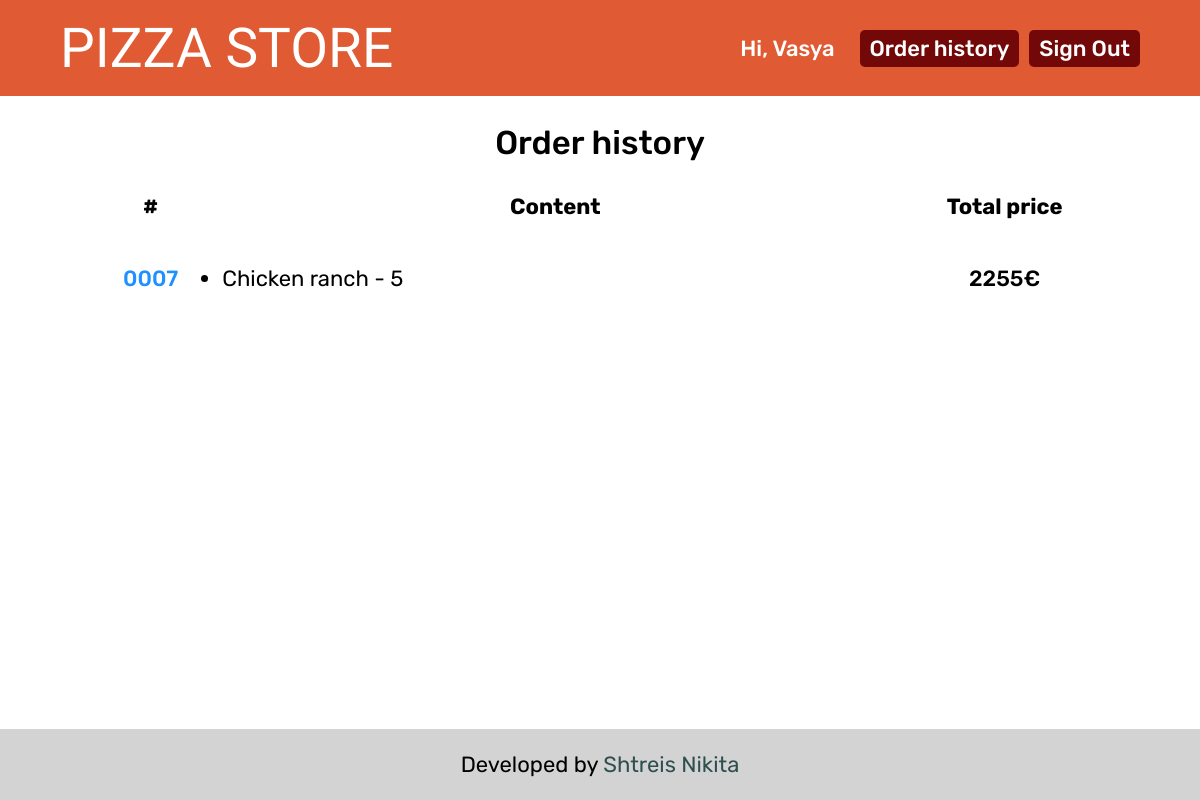
The app's page /orders (signed in), older data.
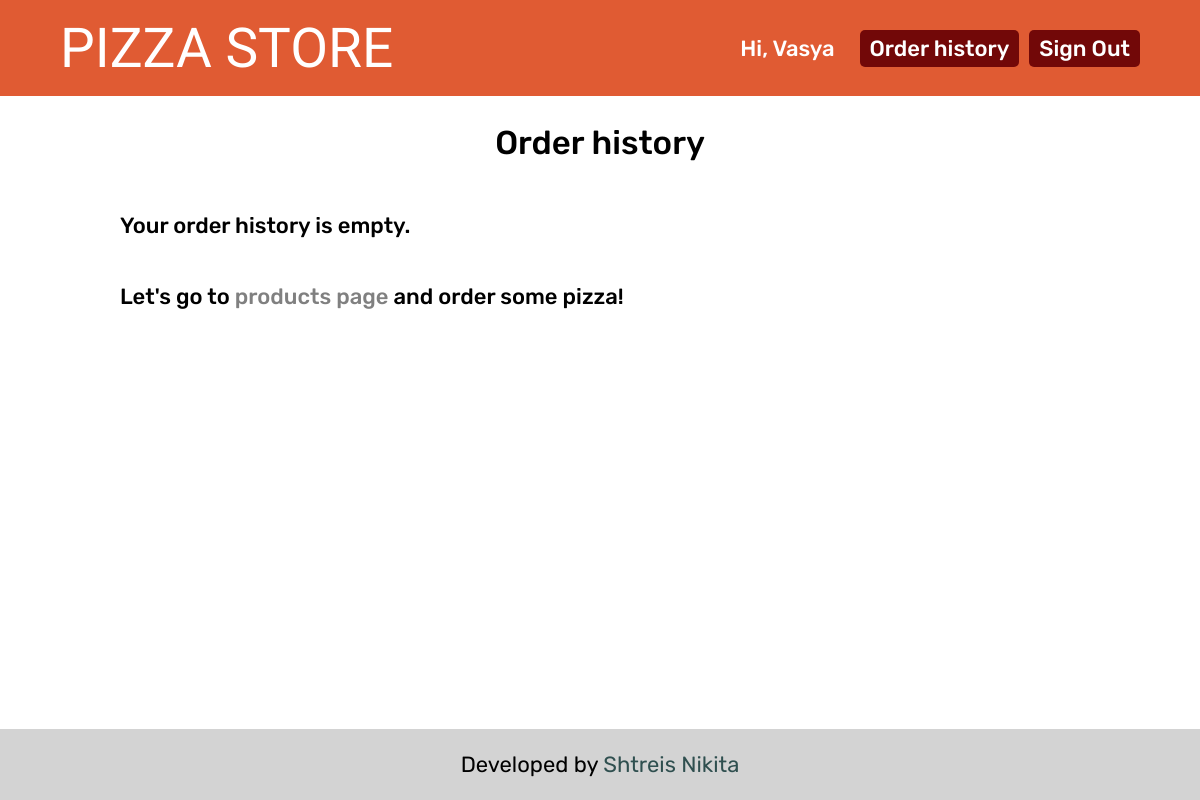
The same page, newer data.
### pizza_store_app/models.py (models this page shows, shortened)
class Order(models.Model):
    customer = models.ForeignKey(Customer, on_delete=models.CASCADE, verbose_name='Покупатель')
    date = models.DateTimeField(verbose_name='Дата', auto_now_add=True)
    address = models.TextField(verbose_name='Адрес доставки', max_length='1024')
    contact_phone = models.CharField(verbose_name='Контактный номер телефона', max_length=20)
    comment = models.TextField(verbose_name='Комментарий', max_length='1024', null=True, blank=True)
    total_price = models.PositiveIntegerField(verbose_name='Итоговая цена в евро')
    class Meta:
        verbose_name = 'заказ'
        verbose_name_plural = 'заказы'

class OrderedItem(models.Model):
    order = models.ForeignKey(Order, on_delete=models.CASCADE, verbose_name='Заказ')
    product = models.ForeignKey(Product, on_delete=models.CASCADE, verbose_name='Продукт')
    quantity = models.PositiveIntegerField(verbose_name='Количество')
    price_per_item = models.PositiveIntegerField(verbose_name='Цена за шт.')
    class Meta:
        verbose_name = 'заказанный продукт'
        verbose_name_plural = 'заказанные продукты'

class Product(models.Model):
    name = models.CharField(verbose_name='Название', max_length=256)
    description = models.TextField(verbose_name='Описание', max_length=512)
    category = models.ForeignKey(Category, on_delete=models.SET_NULL, verbose_name='Категория продукта', null=True,
                                 blank=True)
    image = models.CharField(verbose_name='Файл с изображением', max_length=512)
    price = models.PositiveIntegerField(verbose_name='Цена в евро')
    class Meta:
        verbose_name = 'продукт'
        verbose_name_plural = 'продукты'

### pizza_store_app/views.py (the view)
# urls.py: path('orders', views.order_history, name='order_history'),
@login_required()
def order_history(request):
    order_list = Order.objects.filter(customer=request.user.customer)
    context = {
        'cart_info': get_user_cart_info(request.user),
        'order_list': order_list,
    }
    return render(request, 'pizza_store_app/order_history.html', context)

### pizza_store_app/views.py (called while the page is built)
def get_usd_price(eur_price):
    return round(eur_price / DOLLAR_TO_EURO_RATE, 2)

### pizza_store_app/templates/pizza_store_app/order_history.html
{% extends 'base.html' %}
{% block content %}
    <h2>Order history</h2>
    {% if order_list %}
    <table class="history">
        <colgroup>
            <col class="col_counter">
            <col class="col_product">
        </colgroup>
    <tr>
        <th>#</th>
        <th>Content</th>
        <th>Total price</th>
    </tr>
        {% for order in order_list %}
            <tr>
                <td class="history__counter"><a class="history-link" href="{% url 'pizza_store_app:order_details' order.id %}">{{ order.id | stringformat:"04d" }}</a></td>
                <td>
                    <ul>
                        {% for ordered_item in order.ordereditem_set.all %}
                            <li class="history__product-name">{{ ordered_item.product.name }} - {{ ordered_item.quantity }}</li>
                        {% endfor %}
                    </ul>
                </td>
            <td class="history__price">{{ order.total_price }}€</td>
            </tr>
        {% endfor %}
    </table>
    {% else %}
        <p>Your order history is empty.</p>
        <p>Let's go to <a class="text-link" href="{% url 'pizza_store_app:catalog' %}">products page</a> and order some
            pizza!</p>
    {% endif %}
{% endblock %}

Row changes from the older to the newer data that the page shows:
removed Order: id "0007", total_price "2255"
removed OrderedItem: product.name "Chicken ranch", quantity "5"
Text that changed along with them:
text no longer shown: "# Content Total price"
text now shown: "Your order history is empty. Let's go to products page and order some pizza!"
